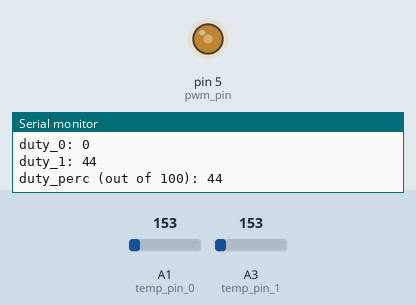
This sketch was run on a simulated Arduino Uno, built with avr-gcc and run on an emulated ATmega328P. On the bench: output pins drawn as LEDs (lit = HIGH), the last lines printed to the serial monitor. Inputs (shaded band) come from the test bench; at power-on: A3 (temp_pin_1) = 153, A1 (temp_pin_0) = 153.

Above: at 1.2 s.
1.3 s: A3 (temp_pin_1) set to 175
At 2.9 s:
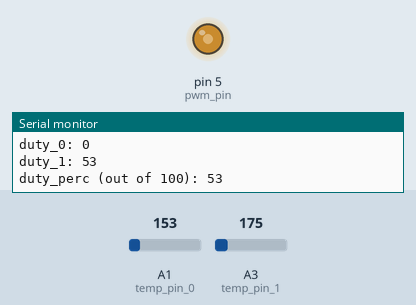
4.3 s: A3 (temp_pin_1) set to 221
At 7.1 s:
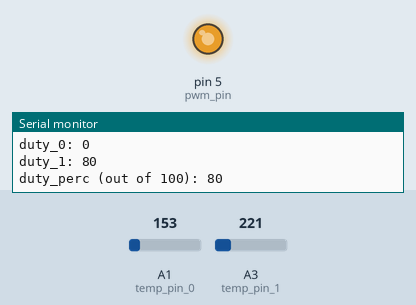
Timing chart, 0 to 8.6 s (numbered marks = the images above; inputs shaded):
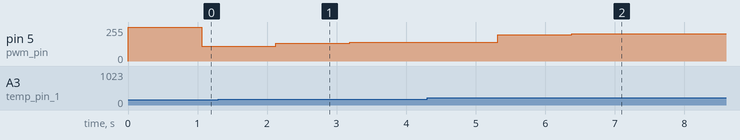

Measured:
- after the input at 1.3 s, pin 5 (pwm_pin): 112/255 → 135/255 after 0.83 s, → 142/255 1.1 s later
- after the input at 4.3 s, pin 5 (pwm_pin): 142/255 → 198/255 after 1.0 s, → 204/255 1.1 s later

The sketch:

arduino_pwm_3V.ino
```cpp
const int pwm_pin = 5;
const int temp_pin_0 = A1;
const int temp_pin_1 = A3;

const int N_SAMPLES = 100;
const int N_MILLI = 1000;
const float AREF_VOLTAGE = 3.3;
const int DUTY_MAX = 255;

const int DUTY_PERC_MAX = 100;
const int DUTY_PERC_MIN = 40;

const int CPU_TEMP_OFFSET = 29;
const int GPU_TEMP_OFFSET = 0;

int duty_int = DUTY_MAX;


void setup() {
    Serial.begin(9600);

    pinMode(pwm_pin, OUTPUT);

    analogReference(EXTERNAL);
}


void loop(void) {

    analogWrite(pwm_pin, duty_int);

    // accumulate some number of samples from each thermistor
    float temp_sum_0 = 0;
    float temp_sum_1 = 0;
    for (int i = 0; i < N_SAMPLES; i++){
        temp_sum_0 += float( analogRead(temp_pin_0) );
        delay(N_MILLI / N_SAMPLES / 2);
        temp_sum_1 += float( analogRead(temp_pin_1) );
        delay(N_MILLI / N_SAMPLES / 2);
    }

    // average them
    float av_temp_0 = temp_sum_0 / float( N_SAMPLES );
    float av_temp_1 = temp_sum_1 / float( N_SAMPLES );

    // reported temps from each thermistor, according to its voltage
    float temp_0 = ( ( (av_temp_0 * AREF_VOLTAGE) / 1024.0) - 0.5) * 100.0;
    float temp_1 = ( ( (av_temp_1 * AREF_VOLTAGE) / 1024.0) - 0.5) * 100.0;

    temp_0 = (temp_0 * 1.9665) - 9.0562;        // from regression curve to estimate real temp
    int duty_perc_0 = int( temp_0 * (5.0/4.0) + 12.5 ); // from real temp to duty percent

    temp_1 = (temp_1 * 1.29795) + 36.556;       // from regression curve to estimate real temp
    int duty_perc_1 = int( temp_1 * (5.0/4.0) );    // from real temp to duty percent

    Serial.print("Current temp_0: ");
    Serial.println(temp_0);
    Serial.print("Current temp_1: ");
    Serial.println(temp_1);

    Serial.print("duty_0: ");
    Serial.println(duty_perc_0);
    Serial.print("duty_1: ");
    Serial.println(duty_perc_1);

    // take the biggest recommended duty percent from any thermistor
    int duty_perc = max(duty_perc_0, duty_perc_1);
    duty_perc = max(duty_perc, DUTY_PERC_MIN);
    duty_perc = min(duty_perc, DUTY_PERC_MAX);

    // convert from duty percent to integer out of 255
    duty_int = (float(duty_perc) / 100.0) * DUTY_MAX;

    Serial.print("duty_perc (out of 100): ");
    Serial.println(duty_perc);

    Serial.println();
    Serial.println();
}
```
